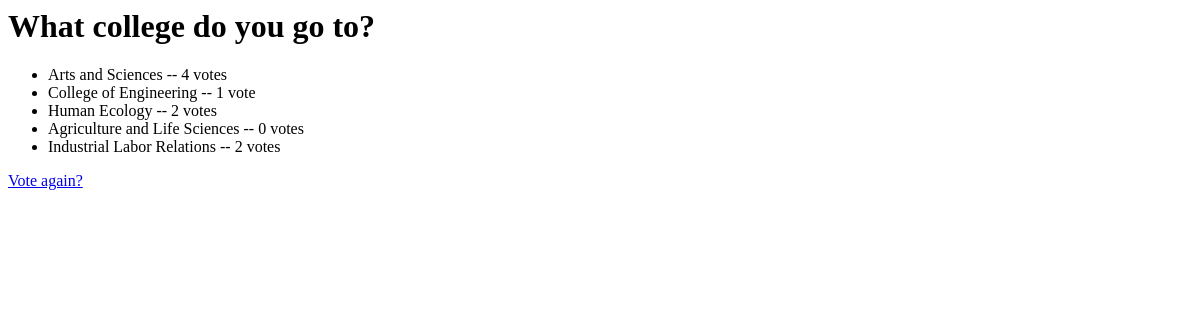
The page /polls/2/results/ on the database as committed earlier.
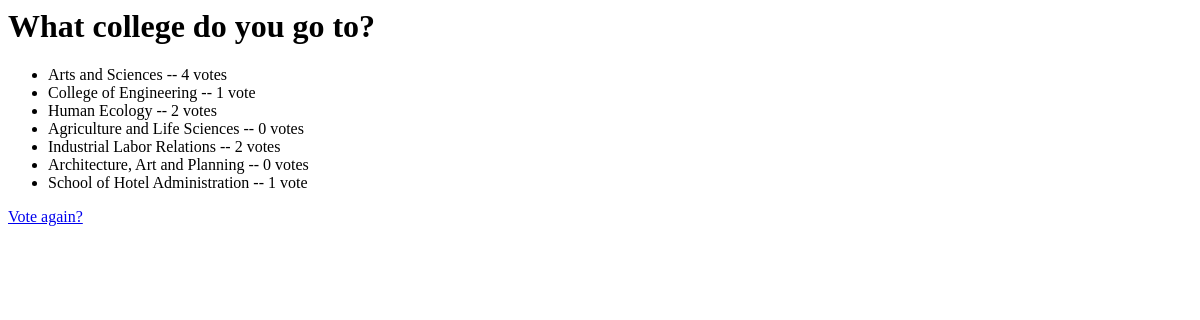
The same page on the database as committed later.
### polls/models.py (models this page shows, shortened)
class Choice(models.Model):
    question = models.ForeignKey(Question)
    choice_text = models.CharField(max_length=200)
    votes = models.IntegerField(default=0)

### polls/views.py (the view)
# urls.py: url(r'^(?P<pk>\d+)/results/$', views.ResultsView.as_view(),
class ResultsView(generic.DetailView):
    model = Question
    template_name = 'polls/results.html'

### polls/templates/polls/results.html
<h1>{{ question.question_text }}</h1>
<ul>
{% for choice in question.choice_set.all %}
    <li>{{ choice.choice_text }} -- {{ choice.votes }} vote{{ choice.votes|pluralize }}</li>
{% endfor %}
</ul>
<a href="/polls/">Vote again?</a>

Rows that differ between the two databases and show on the page:
added Choice: choice_text "Architecture, Art and Planning", votes "0"
added Choice: choice_text "School of Hotel Administration", votes "1"
